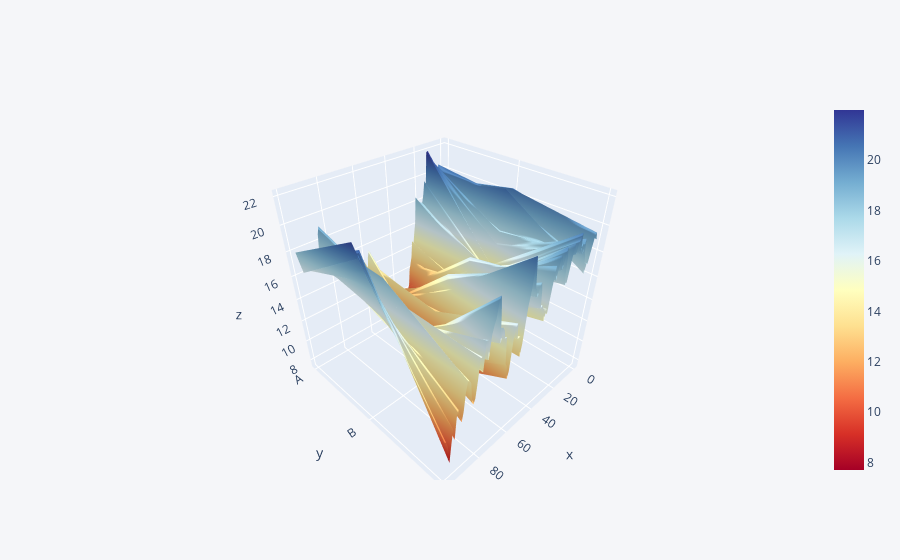

This figure's notebook cell:
### Code cell
df.iplot(kind='surface', colorscale='rdylbu')

### Figure 1 — Plotly figure (JSON) as saved in the notebook; plotly's stock layout.template omitted (floating-point values rounded to 4 significant figures; data arrays with more than 128 entries replaced by an {"elided": "..."} marker saying what was removed)
{"data": [{"colorscale": [[0, "rgb(165,0,38)"], [0.1, "rgb(215,48,39)"], [0.2, "rgb(244,109,67)"], [0.3, "rgb(253,174,97)"], [0.4, "rgb(254,224,144)"], [0.5, "rgb(255,255,191)"], [0.6, "rgb(224,243,248)"], [0.7, "rgb(171,217,233)"], [0.8, "rgb(116,173,209)"], [0.9, "rgb(69,117,180)"], [1, "rgb(49,54,149)"]], "type": "surface", "x": [0, 1, 2, 3, 4, 5, 6, 7, 8, 9, 10, 11, 12, 13, 14, 15, 16, 17, 18, 19, 20, 21, 22, 23, 24, 25, 26, 27, 28, 29, 30, 31, 32, 33, 34, 35, 36, 37, 38, 39, 40, 41, 42, 43, 44, 45, 46, 47, 48, 49, 50, 51, 52, 53, 54, 55, 56, 57, 58, 59, 60, 61, 62, 63, 64, 65, 66, 67, 68, 69, 70, 71, 72, 73, 74, 75, 76, 77, 78, 79, 80, 81, 82, 83, 84, 85, 86, 87, 88, 89, 90, 91, 92, 93, 94, 95, 96, 97, 98, 99], "y": ["A", "B", "C"], "z": {"elided": "3x100 float values"}}], "layout": {"legend": {"bgcolor": "#F5F6F9", "font": {"color": "#4D5663"}}, "paper_bgcolor": "#F5F6F9", "plot_bgcolor": "#F5F6F9", "title": {"font": {"color": "#4D5663"}}, "xaxis": {"gridcolor": "#E1E5ED", "showgrid": true, "tickfont": {"color": "#4D5663"}, "title": {"font": {"color": "#4D5663"}, "text": ""}, "zerolinecolor": "#E1E5ED"}, "yaxis": {"gridcolor": "#E1E5ED", "showgrid": true, "tickfont": {"color": "#4D5663"}, "title": {"font": {"color": "#4D5663"}, "text": ""}, "zerolinecolor": "#E1E5ED"}}}
